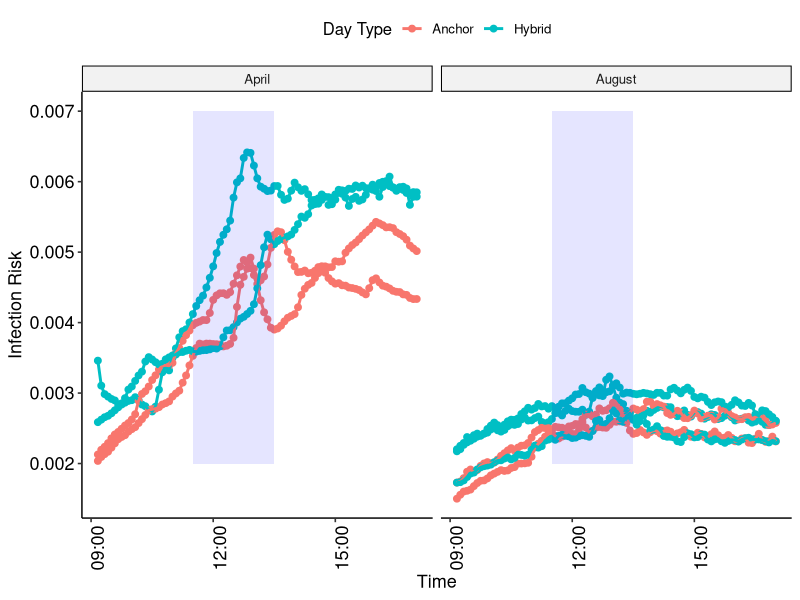
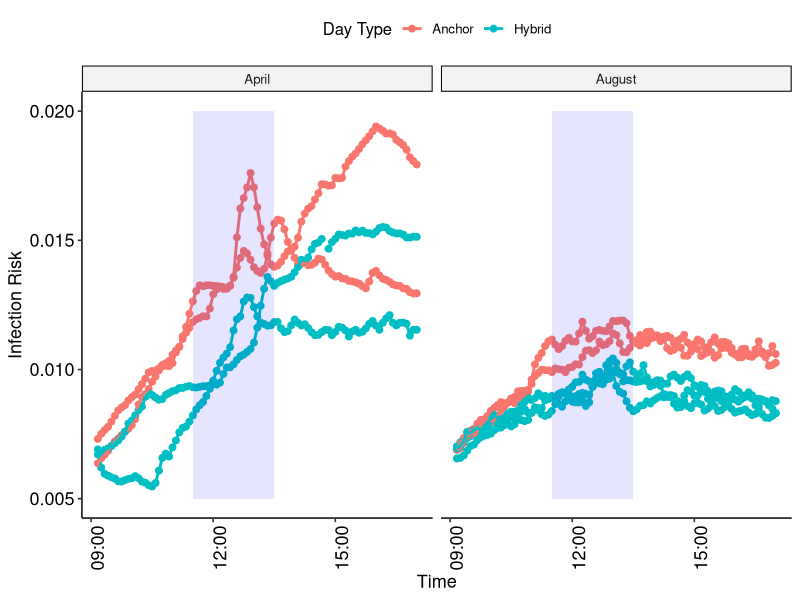

These figures' R source, in order:
library(readxl)

sensordata<- read_excel("sensor_data_combined_risk_v3.xlsx")

#-----------Setting Parameters-------------------------------------------------------------------

C.0<-400/1000000 #assumed ambient CO2 ppm convert to fraction
I<-1 #number of infectors (assumed)
q<-20 #quantum generation rate per person (quanta/hr), from Iwamura & Tsutsumi 2023
t<-5/60 #total exposure time (5 min in units of hr)
C.a<-0.038 #Rudnick & Milton (volume fraction of CO2 added to exhaled breath during breathing)

#calculating f (from Rudnick & Milton) per time point per sensor
sensordata$f.1<-(as.numeric(sensordata$`Sensor 1 CO2`)-C.0)/1000000/C.a
sensordata$f.2<-(as.numeric(sensordata$`Sensor 2 CO2`)-C.0)/1000000/C.a

#averaging f across the two sensors with equation #3
sensordata$f<-sensordata$f.1+sensordata$f.2/2

#----------------------Infection Risk assuming 1 Infected Person in Total Occupancy----------------------

#calculating infection risk with Rudnick & Milton equation #8
sensordata$infectionrisk<-1-exp(-sensordata$f*I*q*t/sensordata$n)

require(ggplot2)
require(ggpubr)

startlunch<-as.POSIXct("1899-12-31 11:30:00")
endlunch<-as.POSIXct("1899-12-31 1:30:00")

ggplot(data=sensordata[sensordata$`Day Type`!="None",],aes(x=Time,y=infectionrisk,group=Day,color=`Day Type`))+geom_point(size=2)+geom_line(size=1)+
  facet_wrap(~Month)+
  scale_x_datetime(name="Time")+
  scale_y_continuous(name="Infection Risk")+
  theme_pubr()+
  annotate("rect",xmin=sensordata$Time[29],xmax=sensordata$Time[53],ymin=0.002,ymax=0.007,alpha=.1,fill="blue")+
  theme(axis.text.x=element_text(angle=90),axis.title = element_text(size=13),
        axis.text=element_text(size=13))

#-----------------Infection Risk assuming same prevalence (ratio of infected person to occupancy)-----------

#assumed prevalence: 20% (1/5)

I<-1
n<-5

sensordata$infectionrisk2<-1-exp(-sensordata$f*I*q*t/n)

#calculating infectin risk with Rudnick & Milton equation #8
sensordata$infectionrisk<-1-exp(-sensordata$f*I*q*t/sensordata$n)

require(ggplot2)
require(ggpubr)

startlunch<-as.POSIXct("1899-12-31 11:30:00")
endlunch<-as.POSIXct("1899-12-31 1:30:00")

ggplot(data=sensordata[sensordata$`Day Type`!="None",],aes(x=Time,y=infectionrisk2,group=Day,color=`Day Type`))+geom_point(size=2)+geom_line(size=1)+
  facet_wrap(~Month)+
  scale_x_datetime(name="Time")+
  scale_y_continuous(name="Infection Risk")+
  theme_pubr()+
  annotate("rect",xmin=sensordata$Time[29],xmax=sensordata$Time[53],ymin=0.005,ymax=0.02,alpha=.1,fill="blue")+
  theme(axis.text.x=element_text(angle=90),axis.title = element_text(size=13),
        axis.text=element_text(size=13))